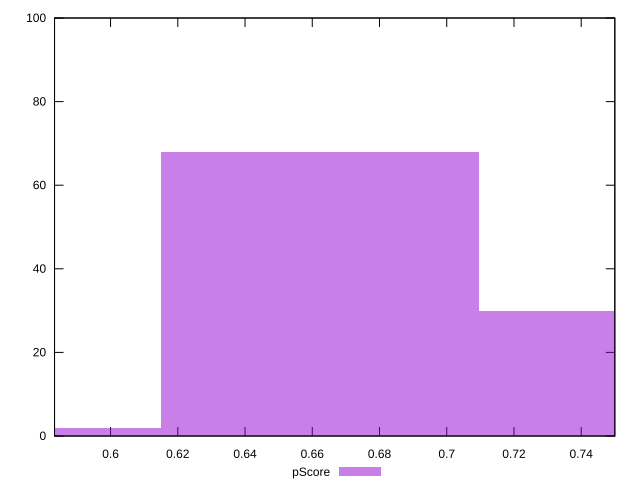

Source code (gnuplot):
reset

$pScore <<EOF
0.662376793943767 68
0.7570020502214481 30
0.567751537666086 2
EOF

set key outside below
set boxwidth 0.09462525627768101
set xrange [0.5833333333333334:0.75]
set yrange [0:100]
set trange [0:100]
set style fill transparent solid 0.5 noborder
set terminal svg size 640, 490 enhanced background rgb 'white'
set output "report_00026_2021-02-22T21:38:55.199Z/uses-webp-images/samples/pages+cached/pScore/histogram.svg"

plot $pScore title "pScore" with boxes

reset
